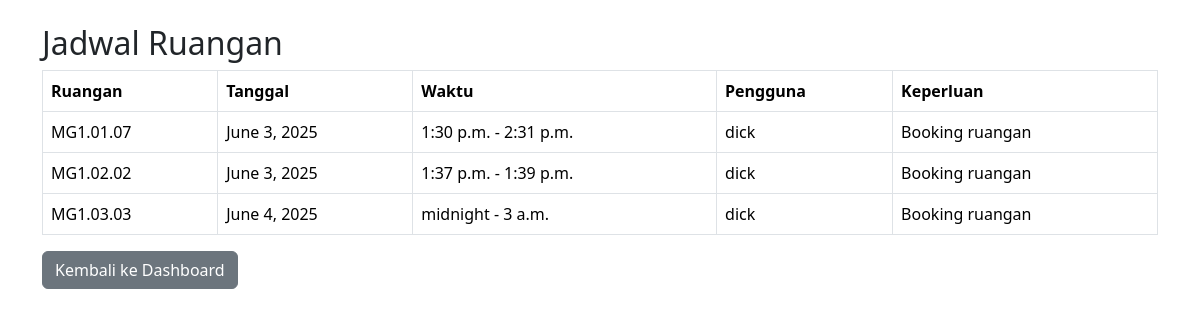
The page /jadwal/ (signed in) on the database its author committed.
### rkta/models.py (models this page shows, shortened)
class Booking(models.Model):
    STATUS_CHOICES = [
        ('pending', 'Menunggu Konfirmasi'),
        ('approved', 'Disetujui'),
        ('rejected', 'Ditolak'),
        ('cancelled', 'Dibatalkan'),
        ('completed', 'Selesai'),
    ]
    room = models.ForeignKey(Room, on_delete=models.CASCADE)
    user = models.ForeignKey(User, on_delete=models.CASCADE)
    booking_date = models.DateField()
    start_time = models.TimeField()
    end_time = models.TimeField()
    purpose = models.TextField()
    status = models.CharField(max_length=20, choices=STATUS_CHOICES, default='pending')
    created_at = models.DateTimeField(auto_now_add=True)
    updated_at = models.DateTimeField(auto_now=True)

class Room(models.Model):
    FLOOR_CHOICES = [
        (1, 'Lantai 1'),
        (2, 'Lantai 2'),
        (3, 'Lantai 3'),
        (4, 'Lantai 4'),
    ]
    STATUS_CHOICES = [
        ('available', 'Tersedia'),
        ('booked', 'Sedang Digunakan'),
        ('maintenance', 'Maintenance'),
    ]
    number = models.CharField(max_length=10)
    floor = models.IntegerField(choices=FLOOR_CHOICES)
    capacity = models.IntegerField()
    status = models.CharField(max_length=20, choices=STATUS_CHOICES, default='available')
    description = models.TextField(blank=True, null=True)

### rkta/views.py (the view)
# urls.py: path('jadwal/', views.jadwal_list, name='jadwal_list'),
@login_required
def jadwal_list(request):
    jadwal = Booking.objects.filter(
        status='approved',
        booking_date__gte=timezone.now().date()
    ).order_by('booking_date', 'start_time')
    context = {
        'jadwal': jadwal,
    }
    return render(request, 'jadwal_list.html', context)

### rkta/templates/jadwal_list.html (shortened to what this page needs)
<!DOCTYPE html>
<html>
<head>
    <link href="https://cdn.jsdelivr.net/npm/bootstrap@5.3.3/dist/css/bootstrap.min.css" rel="stylesheet">
</head>
<body>
    <div class="container mt-4">
        <h2>Jadwal Ruangan</h2>
        <table class="table table-bordered">
            <thead>
                <tr>
                    <th>Ruangan</th>
                    <th>Tanggal</th>
                    <th>Waktu</th>
                    <th>Pengguna</th>
                    <th>Keperluan</th>
                </tr>
            </thead>
            <tbody>
                {% for booking in jadwal %}
                <tr>
                    <td>{{ booking.room.number }}</td>
                    <td>{{ booking.booking_date }}</td>
                    <td>{{ booking.start_time }} - {{ booking.end_time }}</td>
                    <td>{{ booking.user.username }}</td>
                    <td>{{ booking.purpose }}</td>
                </tr>
                {% empty %}
                <tr>
                    <td colspan="5" class="text-center">Tidak ada jadwal tersedia.</td>
                </tr>
                {% endfor %}
            </tbody>
        </table>
        <a href="{% url 'dashboard' %}" class="btn btn-secondary">Kembali ke Dashboard</a>
    </div>
</body>
</html>

### rows shown on the page
Booking: room.number "MG1.01.07", booking_date "June 3, 2025", start_time "1:30 p.m.", end_time "2:31 p.m.", user.username "dick", purpose "Booking ruangan"
Booking: room.number "MG1.02.02", booking_date "June 3, 2025", start_time "1:37 p.m.", end_time "1:39 p.m.", user.username "dick", purpose "Booking ruangan"
Booking: room.number "MG1.03.03", booking_date "June 4, 2025", start_time "midnight", end_time "3 a.m.", user.username "dick", purpose "Booking ruangan"
